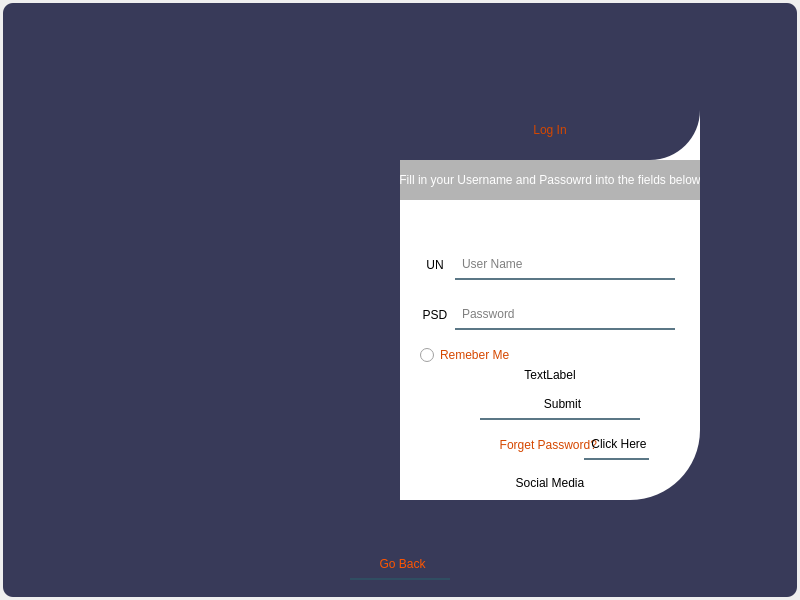
<?xml version="1.0" encoding="UTF-8"?>
<ui version="4.0">
 <class>Dialog</class>
 <widget class="QDialog" name="Dialog">
  <property name="geometry">
   <rect>
    <x>0</x>
    <y>0</y>
    <width>800</width>
    <height>600</height>
   </rect>
  </property>
  <property name="sizePolicy">
   <sizepolicy hsizetype="Expanding" vsizetype="Expanding">
    <horstretch>138</horstretch>
    <verstretch>80</verstretch>
   </sizepolicy>
  </property>
  <property name="minimumSize">
   <size>
    <width>400</width>
    <height>400</height>
   </size>
  </property>
  <property name="maximumSize">
   <size>
    <width>1380</width>
    <height>800</height>
   </size>
  </property>
  <property name="baseSize">
   <size>
    <width>400</width>
    <height>400</height>
   </size>
  </property>
  <property name="windowTitle">
   <string>Dialog</string>
  </property>
  <widget class="QWidget" name="widget" native="true">
   <property name="geometry">
    <rect>
     <x>0</x>
     <y>0</y>
     <width>800</width>
     <height>600</height>
    </rect>
   </property>
   <property name="sizePolicy">
    <sizepolicy hsizetype="Expanding" vsizetype="Expanding">
     <horstretch>138</horstretch>
     <verstretch>80</verstretch>
    </sizepolicy>
   </property>
   <property name="minimumSize">
    <size>
     <width>400</width>
     <height>400</height>
    </size>
   </property>
   <property name="maximumSize">
    <size>
     <width>1380</width>
     <height>800</height>
    </size>
   </property>
   <property name="baseSize">
    <size>
     <width>400</width>
     <height>400</height>
    </size>
   </property>
   <property name="styleSheet">
    <string notr="true">QWidget#widget{
	background-color: rgb(56, 58, 89);
	color: rgb(220, 220, 220);
	border-radius: 10px;
	margin: 3px;
}</string>
   </property>
   <widget class="QFrame" name="frame">
    <property name="geometry">
     <rect>
      <x>400</x>
      <y>100</y>
      <width>300</width>
      <height>400</height>
     </rect>
    </property>
    <property name="styleSheet">
     <string notr="true">QFrame#frame{
	background-color: rgb(255, 255, 255);
	border-bottom-right-radius: 70px;
}</string>
    </property>
    <property name="frameShape">
     <enum>QFrame::StyledPanel</enum>
    </property>
    <property name="frameShadow">
     <enum>QFrame::Raised</enum>
    </property>
    <widget class="QFrame" name="frame_3">
     <property name="geometry">
      <rect>
       <x>0</x>
       <y>0</y>
       <width>300</width>
       <height>100</height>
      </rect>
     </property>
     <property name="styleSheet">
      <string notr="true">	border-bottom-right-radius: 50px;</string>
     </property>
     <property name="frameShape">
      <enum>QFrame::StyledPanel</enum>
     </property>
     <property name="frameShadow">
      <enum>QFrame::Raised</enum>
     </property>
     <widget class="QLabel" name="label">
      <property name="geometry">
       <rect>
        <x>0</x>
        <y>0</y>
        <width>300</width>
        <height>60</height>
       </rect>
      </property>
      <property name="styleSheet">
       <string notr="true">QLabel{
	background-color: rgb(56, 58, 89);
	color: rgb(213, 71, 0);
	font: 75 20pt &quot;Constantia&quot;;
}</string>
      </property>
      <property name="text">
       <string>Log In</string>
      </property>
      <property name="alignment">
       <set>Qt::AlignCenter</set>
      </property>
     </widget>
     <widget class="QLabel" name="label_2">
      <property name="geometry">
       <rect>
        <x>0</x>
        <y>60</y>
        <width>300</width>
        <height>40</height>
       </rect>
      </property>
      <property name="styleSheet">
       <string notr="true">QLabel{
	color: rgb(255, 255, 255);
	font: 75 8pt &quot;Constantia&quot;;
	background-color: rgba(0, 0, 0, 75);
}</string>
      </property>
      <property name="text">
       <string>Fill in your Username and Passowrd into the fields below</string>
      </property>
      <property name="alignment">
       <set>Qt::AlignCenter</set>
      </property>
     </widget>
    </widget>
    <widget class="QLineEdit" name="lineEdit">
     <property name="geometry">
      <rect>
       <x>55</x>
       <y>150</y>
       <width>220</width>
       <height>30</height>
      </rect>
     </property>
     <property name="sizePolicy">
      <sizepolicy hsizetype="Expanding" vsizetype="Expanding">
       <horstretch>0</horstretch>
       <verstretch>0</verstretch>
      </sizepolicy>
     </property>
     <property name="styleSheet">
      <string notr="true">QLineEdit{
	background-color: rgba(0, 0, 0, 0);
	border: none;
	border-bottom: 2px solid rgba(46, 82, 101, 200);
	padding-left: 5px;
}

QLineEdit:hover{
	background-color: rgba(0, 0, 0, 0);
	border: none;
	border-bottom: 2px solid rgb(255, 85, 0);
}
</string>
     </property>
     <property name="placeholderText">
      <string>User Name</string>
     </property>
    </widget>
    <widget class="QLineEdit" name="lineEdit_2">
     <property name="geometry">
      <rect>
       <x>55</x>
       <y>200</y>
       <width>220</width>
       <height>30</height>
      </rect>
     </property>
     <property name="styleSheet">
      <string notr="true">QLineEdit{
	background-color: rgba(0, 0, 0, 0);
	border: none;
	border-bottom: 2px solid rgba(46, 82, 101, 200);
	padding-left: 5px;
}

QLineEdit:hover{
	background-color: rgba(0, 0, 0, 0);
	border: none;
	border-bottom: 2px solid rgb(255, 85, 0);
}
</string>
     </property>
     <property name="placeholderText">
      <string>Password</string>
     </property>
    </widget>
    <widget class="QPushButton" name="submit">
     <property name="geometry">
      <rect>
       <x>80</x>
       <y>290</y>
       <width>160</width>
       <height>30</height>
      </rect>
     </property>
     <property name="styleSheet">
      <string notr="true">QPushButton{
	background-color: rgba(0, 0, 0, 0);
	border: none;
	border-bottom: 2px solid rgba(46, 82, 101, 200);
	padding-left: 5px;
}

QPushButton:hover{
	background-color: rgba(0, 0, 0, 0);
	border: none;
	border-bottom: 2px solid rgb(255, 85, 0);
}
</string>
     </property>
     <property name="text">
      <string>Submit</string>
     </property>
    </widget>
    <widget class="QRadioButton" name="radioButton">
     <property name="geometry">
      <rect>
       <x>20</x>
       <y>240</y>
       <width>100</width>
       <height>30</height>
      </rect>
     </property>
     <property name="styleSheet">
      <string notr="true">QRadioButton{
	color: rgb(213, 71, 0);
}</string>
     </property>
     <property name="text">
      <string>Remeber Me</string>
     </property>
    </widget>
    <widget class="QLabel" name="label_3">
     <property name="geometry">
      <rect>
       <x>15</x>
       <y>150</y>
       <width>40</width>
       <height>30</height>
      </rect>
     </property>
     <property name="text">
      <string>UN</string>
     </property>
     <property name="alignment">
      <set>Qt::AlignCenter</set>
     </property>
    </widget>
    <widget class="QLabel" name="label_4">
     <property name="geometry">
      <rect>
       <x>15</x>
       <y>200</y>
       <width>40</width>
       <height>30</height>
      </rect>
     </property>
     <property name="text">
      <string>PSD</string>
     </property>
     <property name="alignment">
      <set>Qt::AlignCenter</set>
     </property>
    </widget>
    <widget class="QLabel" name="label_5">
     <property name="geometry">
      <rect>
       <x>0</x>
       <y>368</y>
       <width>300</width>
       <height>30</height>
      </rect>
     </property>
     <property name="text">
      <string>Social Media</string>
     </property>
     <property name="alignment">
      <set>Qt::AlignCenter</set>
     </property>
    </widget>
    <widget class="QLabel" name="label_6">
     <property name="geometry">
      <rect>
       <x>0</x>
       <y>330</y>
       <width>300</width>
       <height>30</height>
      </rect>
     </property>
     <property name="styleSheet">
      <string notr="true">QLabel{
	color: rgb(213, 71, 0);
}</string>
     </property>
     <property name="text">
      <string>Forget Password? </string>
     </property>
     <property name="alignment">
      <set>Qt::AlignCenter</set>
     </property>
    </widget>
    <widget class="QLabel" name="label_7">
     <property name="geometry">
      <rect>
       <x>0</x>
       <y>260</y>
       <width>300</width>
       <height>30</height>
      </rect>
     </property>
     <property name="text">
      <string>TextLabel</string>
     </property>
     <property name="alignment">
      <set>Qt::AlignCenter</set>
     </property>
    </widget>
    <widget class="QPushButton" name="pushButton_2">
     <property name="geometry">
      <rect>
       <x>184</x>
       <y>330</y>
       <width>65</width>
       <height>30</height>
      </rect>
     </property>
     <property name="styleSheet">
      <string notr="true">QPushButton{
	background-color: rgba(0, 0, 0, 0);
	border: none;
	border-bottom: 2px solid rgba(46, 82, 101, 200);
	padding-left: 5px;
}

QPushButton:hover{
	background-color: rgba(0, 0, 0, 0);
	border: none;
	border-bottom: 2px solid rgb(255, 85, 0);
}
</string>
     </property>
     <property name="text">
      <string>Click Here</string>
     </property>
    </widget>
   </widget>
   <widget class="QFrame" name="frame_2">
    <property name="geometry">
     <rect>
      <x>100</x>
      <y>100</y>
      <width>300</width>
      <height>400</height>
     </rect>
    </property>
    <property name="baseSize">
     <size>
      <width>400</width>
      <height>400</height>
     </size>
    </property>
    <property name="styleSheet">
     <string notr="true">QFrame{
	background-image: url(:/images/seo.jpg);
	background-color: rgb(56, 58, 89);
	border-top-left-radius: 70px;
}</string>
    </property>
    <property name="frameShape">
     <enum>QFrame::StyledPanel</enum>
    </property>
    <property name="frameShadow">
     <enum>QFrame::Raised</enum>
    </property>
   </widget>
   <widget class="QPushButton" name="goback">
    <property name="geometry">
     <rect>
      <x>350</x>
      <y>550</y>
      <width>100</width>
      <height>30</height>
     </rect>
    </property>
    <property name="styleSheet">
     <string notr="true">QPushButton{
	font: 75 9pt &quot;Constantia&quot;;
	color: rgb(255, 85, 0);
	background-color: rgba(0, 0, 0, 0);
	border: none;
	border-bottom: 2px solid rgba(46, 82, 101, 200);
	padding-left: 5px;
}

QPushButton:hover{
	font: 75 9pt &quot;Constantia&quot;;
	color: rgb(255, 85, 0);
	background-color: rgba(0, 0, 0, 0);
	border: none;
	border-bottom: 2px solid rgb(255, 85, 0);
}
</string>
    </property>
    <property name="text">
     <string>Go Back</string>
    </property>
   </widget>
  </widget>
 </widget>
 <resources>
  <include location="resources/resources.qrc"/>
 </resources>
 <connections/>
</ui>
